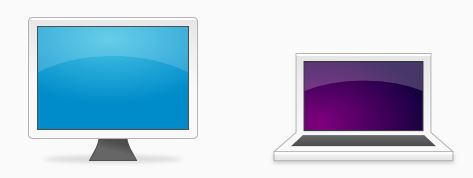
%> input picture image.jpg, 473 x 178 px
$ octave edge_detection_2.m   (GNU Octave 9; MATLAB toolbox functions it lacks are replaced by stand-ins)
%> lines starting %> are read from the running program, lines starting %| are printed output that depends on the picture; in (x1, y1, x2, y2) boxes, pixels count from 0 and x2, y2 are one past the last pixel; in counts of white or black regions, pixels touching at a corner belong together; the program's own positions count from 1
%% Experiment 11

%% Edge detection
% Detecting edges in an image using sobel filter

clear all;
clc;

pic = imread('image.jpg');
%> pic is the input picture: size 178x473x3 uint8; mean R, G, B 185.7, 203.3, 220.3
edges = [];

% applying sobel filter on individual layers
edges(:,:,1) = edge(pic(:,:,1),'sobel');
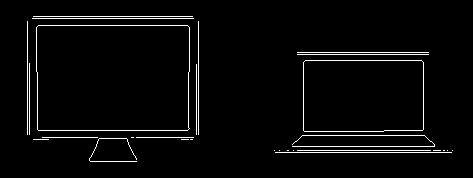
%> edges: size 178x473 double; values 0 (black) and 1 (white), 3.2% white in thin lines or dots, all inside (x1, y1, x2, y2) = (27, 16, 453, 162)
edges(:,:,2) = edge(pic(:,:,2),'sobel');
edges(:,:,3) = edge(pic(:,:,3),'sobel');
%> edges: size 178x473x3 double

% plotting the results channel wise
subplot(221),imshow(pic),title('Original image');
subplot(222),imshow(edges(:,:,1)),title('Red channel');
subplot(223),imshow(edges(:,:,2)),title('Green channel');
%> after `imshow(edges(:,:,2))`:
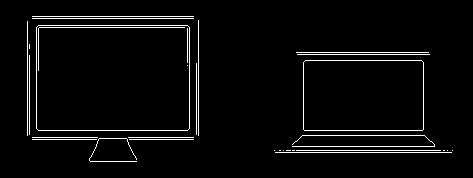
%> displayed picture: size 178x473, on the screen's scale of 0 to 255; 3.7% white in thin lines or dots, all inside (x1, y1, x2, y2) = (27, 16, 453, 162)
subplot(224),imshow(edges(:,:,3)),title('Blue channel');
%> after `imshow(edges(:,:,3))`:
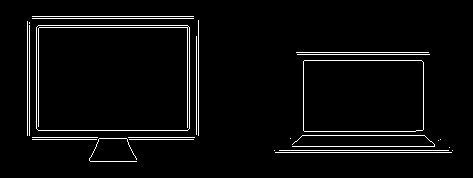
%> displayed picture: size 178x473, on the screen's scale of 0 to 255; 3.9% white in thin lines or dots, all inside (x1, y1, x2, y2) = (27, 16, 453, 162)


% plotting alltoghether
figure(2)
subplot(121),image(edges),title('Combined edges');
subplot(122),imshow(edges(:,:,1)+edges(:,:,2)+edges(:,:,3)),title('Combined edges intensity');
%> after `imshow(edges(:,:,1)+edges(:,:,2)+edges(:,:,3))`:
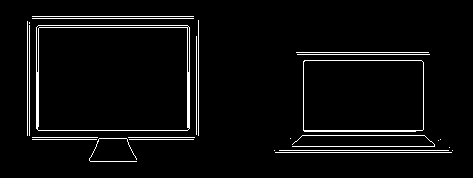
%> displayed picture: size 178x473, on the screen's scale of 0 to 255; 4.2% white in thin lines or dots, all inside (x1, y1, x2, y2) = (27, 16, 453, 162)
